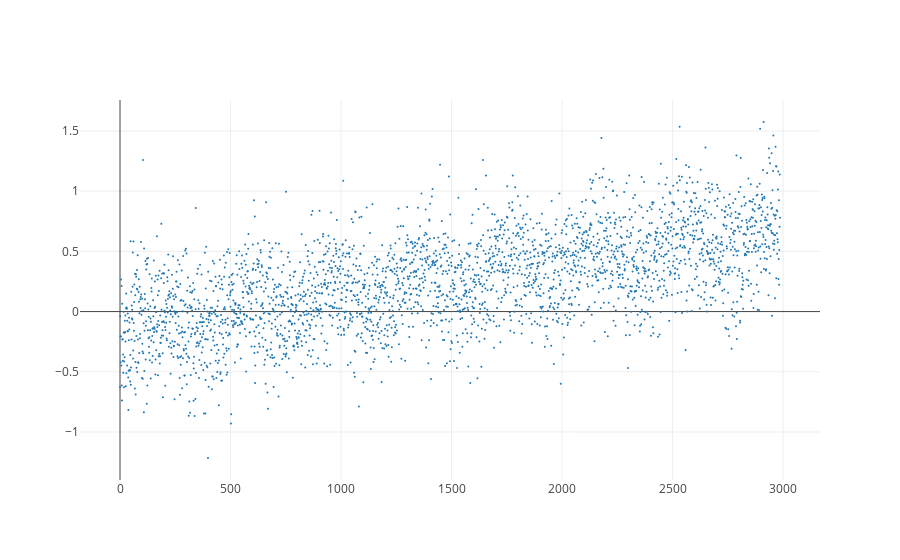

Source (notebook cell):
### Code cell
mychart(np.array(range(z.shape[0])), Y-z)
# error grows in test period, doesn't fully capture trend
# should do walk forward, train on 1000, predict 100, train on 1100, etc.

### Figure 1 — Plotly figure (JSON) as saved in the notebook; plotly's stock layout.template omitted (floating-point values rounded to 4 significant figures; data arrays with more than 128 entries replaced by an {"elided": "..."} marker saying what was removed)
{"data": [{"marker": {"size": 2}, "mode": "markers", "type": "scatter", "x": {"elided": "2987 int values"}, "y": {"elided": "2987 float values"}}], "layout": {"yaxis": {"autorange": true}}}
